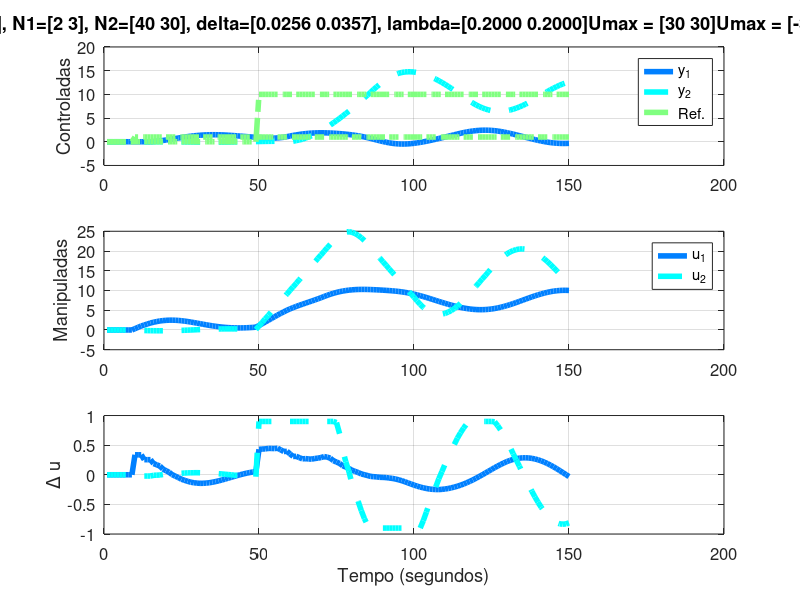

MATLAB code to generate this figure: (Note: this script raises an error after producing the figure.)
%%% Exemplo duplo integrador do capítulo GPC SISO
%%% cálculo do ganho irrestrito
%%% cálculo das funções de transferência equivalentes.

clear all, 
close all, 
clc

%% Sistema MIMO - Conversor Trifásico GPC

% Parâmetros do hardware
Vd = 60;        % Tensão DC-link [V]
Vdc = Vd;       % Tensão DC-link
R = 22.5;       % Resistência [Ω]
L = 0.10;       % Indutância [H]
fs = 20e3;        % 20 kHz 
f_control_gpc = 1e3;        % 1 kHz

Ts_pwm = 1/fs;
Ts_control = 1/f_control_gpc;
Ts = Ts_control;    % Período de amostragem [s]


T = 0.5;            % Tempo total de simulação
t_control = 0:Ts_control:T;
t_pwm = 0:Ts_pwm:T;

%  CÁLCULO DO TEMPO TOTAL - 2 CICLOS COMPLETOS \n\n');

f = 60;              % Frequência fundamental (Hz)
% Parâmetros do sistema (do item 1)
f_pwm = fs;      % 10 kHz - Frequência PWM
f_control = f_control_gpc;   % 1 kHz - Frequência do controle GPC

Ts_pwm = 1/f_pwm;   % Período PWM = 0.1 ms
Ts_control = 1/f_control; % Período controle = 1 ms
ratio = f_pwm / f_control; % Razão = 10

fprintf('PARÂMETROS:\n');
fprintf('Frequência PWM: %.1f kHz → Ts_pwm = %.3f ms\n', f_pwm/1000, Ts_pwm*1000);
fprintf('Frequência Controle: %.1f Hz → Ts_control = %.1f ms\n', f_control, Ts_control*1000);

% Modelo
%% Modelo Contínuo do Conversor - Eixos dq
I_2 = eye(2);

% Matriz de Transformação de Clark (αβ → dq)
K = 2/3 * [1 -1/2 -1/2; 
           0 sqrt(3)/2 -sqrt(3)/2];

% Matrizes de espaço de estados
F = -R/L * I_2;  % Matriz de estados
G = (Vd/(2*L)) * K; % Matriz de entrada

fprintf('  MATRIZES DO SISTEMA CONTÍNUO  \n');
disp('Matriz F (dinâmica dos estados):');
disp(F);
disp('Matriz G (entradas):');
disp(G);

% Matrizes discretas
A = expm(F*Ts); % Matriz de estados discreta
B = -F^(-1) * (I_2 - A) * G; % Matriz de entrada discreta

fprintf('\nMatriz A discreta (exp(F*Ts)):');
disp(A);
fprintf('Matriz B discreta:');
disp(B);

s = tf('s');

% Para obter G(1,1): Id/Vd (com Iq = 0)
% Sistema : x1 = G(1,1)*y1 + G(1,2)*y2

% Matriz de transferência contínua
G_s = ss(F, G, I_2, 0); % C = I_2, D = 0
G_tf = tf(G_s);

fprintf('\n  FUNÇÕES DE TRANSFERÊNCIA MIMO  \n');
disp('Matriz de Transferência G(s):');
G_tf

% Modelo perturbação da planta
s = tf('s');
Gq_s = ss(F, [0.001*G(:,1), 0.015*G(:,2)], I_2, 0);
Gq_tf = tf(Gq_s);

% FUNÇÕES DE TRANSFERÊNCIA DAS PERTURBAÇÕES 
disp('Matriz de Transferência Gq(s):');
Gq_tf 
% 
%% Discretização
% %%% discretização do processo
Gz_aux = c2d(G_tf,Ts,'zoh');
Gzq = c2d(Gq_tf,Ts,'zoh'); % perts de entrada

%%% adicionando os atrasos discretos manualmente
z  = tf('z',Ts);

% delays = [z^-1, z^-3, z^-3; 
% z^-7, z^-3, z^-3];
% Gz =  Gz_aux.*delays
Gz=Gz_aux;
Gz = [Gz(1,1), Gz(1,2); Gz(2,1), Gz(2,2);]
delays = [z^-1, z^-3;
          z^-1, z^-3;];
Gz =  Gz.*delays;


% delays_q = [z^-1, z^-3;
%            z^-7, z^-3;];
% Gqz = Gzq.*delays_q;
Gqz =  [Gzq(1,1); Gzq(2,1)];
Gqz = Gqz.*[z^-8;
            z^-4];
sys = minreal(ss([Gz,Gqz]))


% MIMO GPC
m = 2; % número de entradas da planta - manipuladas
n = 2; % número de saidas da planta - controladas
mq = 1; % número de perturbações da planta

A = sys.A;
B = sys.B(:,1:m);
Bq = sys.B(:,m+1:end);
C = sys.C;
Cq = sys.D(:,m+1:end);


%% Sintonia do SSMPC

N1 = [2,3]; %% horizonte de predição inicial - incluir atraso - dimensão 1 x n
N2 = [40,30]; %% horizonte predição 
Ny = N2-N1+1;
Nu = [5,5]; %% horizonte de controle - dimensão 1 x m 
Nq = 0; %% horizonte de perturbação - dimensão 1 x mq

lambda = [1,1]./Nu; % ponderação do incremento de controle
delta = [1,1]./Ny;  % ponderação dos erros futuros

af = 0; % polo do filtro de referência

Umax = [30,30];
Umin = [-30,-30];
dumax = [.9,.9];
dumin = -dumax;

%% obtenção das matrizes do SSMPC

%%% montando matrizes desconsiderando as diferenças de horizontes, assim,
%%% utiliza-se o valor máximo de N2 e Nu.
temp1 = 0;

F = [];
Ii = [];
for i=1:max(N2)
    temp1 = temp1+A^i;
    
    Ftemp = [C*temp1 -C*temp1];
    F = [F;Ftemp];
    Ii = [Ii; eye(n)];
end


Fq = [C*Bq+Cq, -C*Bq];
temp1 = eye(size(A));
for i=1:max(N2)-1
    temp1 = temp1+A^i;
    
    Fqtemp = [C*temp1*Bq+Cq, -C*temp1*Bq];
    Fq = [Fq;Fqtemp];
    
end



%%% G    
G0 = [];
temp1 = eye(size(A));
for i=1:max(N2)
    
    G0 = [G0;C*temp1*B];
    
    temp1 = temp1 + A^i;
end

G = G0;
for i= 1:max(Nu)-1
    temp = [zeros(i*n,m);G0(1:end-i*n,:)];
    G = [G,temp];
end


%%% Gq
G0q = [Cq];
temp1 = eye(size(A));
for i=1:max(N2)-1
    
    G0q = [G0q;C*temp1*Bq+Cq];
    
    temp1 = temp1 + A^i;
end

Gq = [];
for i=0:Nq-1
    temp = [zeros(i*n,mq);G0q(1:end-i*n,:)];
    Gq = [Gq,temp];
end


%%% matrizes de ponderações
Qei = diag(delta);

Qe = [];
for i=1:max(N2)
    Qe = blkdiag(Qe,Qei);
end

Qui = diag(lambda);

Qu = [];
for i=1:max(Nu)
    Qu = blkdiag(Qu,Qui);
end


%%% Selecionando as parcelas das matrizes de interesse de acordo com os
%%% horizontes estabelecidos na sintonia.

indc = [];
for i=1:m
%     indc = [indc, (1:Nu(i))*m-1+(i-1)];
    indc = [indc, i:m:(Nu(i)-1)*m+i];
end

indc = sort(indc);

indcq = [];
for i=1:mq
    indcq = [indcq, i:mq:(Nq(i)-1)*mq+i];
%     indcq = [indcq, (1:Nq(i))*mq-1+(i-1)];
end

indcq = sort(indcq);


indl = [];
for i=1:n
%     indl = [indl, (N1(i):N2(i))*n-1+(i-1)];
    indl = [indl, (N1(i)-1)*n+i:n:(N2(i)-1)*n+i];
end

indl = sort(indl);


F = F(indl,:);
Ii = Ii(indl,:);
Fq = Fq(indl,:);
G = G(indl,indc);

if(max(Nq)>0)
    Gq = Gq(indl,indcq);
end

Qu = Qu(indc,indc);
Qe = Qe(indl,indl);

Kmpc = (G'*Qe*G+Qu)\(G'*Qe);
Kmpc1 = Kmpc(1:m,:);

Hqp = 2*(G'*Qe*G+Qu);
fqp1 = -2*G'*Qe;

%%% matrizes de restrições
LB = repmat(dumin',max(Nu),1);
LB = LB(indc,:);
UB = repmat(dumax',max(Nu),1);
UB = UB(indc,:);

I = eye(m);
T = [];
for i=1:max(Nu)
    T = [T;
          repmat(I,1,i),zeros(m,max(Nu)*m-i*m)];
end

T = T(indc,indc);

Rbar = [T;
        -T];


%% vetores de simulação
nin = 10; % iteração inicial (para inicialização correta)
nit = nin+150; % número de iterações da simulação

refs = zeros(n,nit); % vetor das referências
perts = zeros(mq,nit); % vetor da perturbação

refs(1,nin+10:end) = 1;
refs(2,nin+50:end)=10;

perts(1,nin+100:end) = -0.4;

%% simulação do SSMPC
estados = zeros(size(A,1),nit);
saidas = zeros(n,nit); % vetor da saída
entradas = zeros(m,nit); % vetor do sinal de controle
du = zeros(m,nit); % vetor dos incrementos de controle

rfant = zeros(n,1);

for k=nin+1:nit
    %%% simulação do processo
    estados(:,k+2) = A*estados(:,k-1)+B*entradas(:,k-1)+Bq*perts(:,k-1);
    saidas(:,k) = C*estados(:,k);
              
    %%% vetor de referências
    rf = af*rfant + (1-af)*refs(:,k);
    rfant = rf;
    R = repmat(rf,max(N2),1);
    R = R(indl,:);
    
    %%% cálculo da resposta livre;
    f = Ii*saidas(:,k)...
        +F*[estados(:,k);
           estados(:,k-1)];
       
    %%% cálculo das matrizes de restrição
    rbarmax = repmat([Umax'-entradas(:,k-1)],max(Nu),1);
    rbarmin = repmat([-Umin'+entradas(:,k-1)],max(Nu),1);
    rbar = [rbarmax(indc,:);
             rbarmin(indc,:)];
    
    fqp = fqp1*(R-f);     
    %%% cálculo do incremento de controle ótimo
%     duOti= Kmpc1*(R-f);
    duOti = quadprog(Hqp,fqp,Rbar,rbar,[],[],LB,UB);
    du(1:m,k) = duOti(1:m);
    
    %%% cálculo do sinal de controle ótimo
    entradas(:,k) = du(:,k)+entradas(:,k-1);
    
    
              
end


%% Geração das figuras
cores = jet(5);
cores = cores(1:end-1,:);
tamlinha = 4;
tamletra = 12;

hf = figure
h=subplot(3,1,1)
plot(saidas(1,nin+1:nit)','LineWidth',tamlinha,'Color',cores(1,:))
hold on
plot(saidas(2,nin+1:nit)','--','LineWidth',tamlinha,'Color',cores(2,:))
plot(refs(:,nin+1:nit)','-.','LineWidth',tamlinha,'Color',cores(3,:))
% ylim([0 2])
ylabel('Controladas','FontSize', tamletra)
hl0 = legend('y_1','y_2','Ref.','Location','NorthEast')

title(sprintf(['Horizontes: Nu=[%d %d], N1=[%d %d], N2=[%d %d], ', ...
               'delta=[%.4f %.4f], lambda=[%.4f %.4f]',...
               'Umax = [%d %d]', 'Umax = [%d %d]', 'dumax = [%d %d]'], ...
               Nu(1), Nu(2), N1(1), N1(2), N2(1), N2(2), ...
               delta(1), delta(2), lambda(1), lambda(2), ...
               Umax(1), Umax(2), Umin(1), Umin(2), dumax(1), dumax(2)) );


set(h, 'FontSize', tamletra);
grid on

h = subplot(3,1,2)
plot(entradas(1,nin+1:nit)','LineWidth',tamlinha,'Color',cores(1,:))
hold on
plot(entradas(2,nin+1:nit)','--','LineWidth',tamlinha,'Color',cores(2,:))

ylabel('Manipuladas','FontSize', tamletra)
hl1 = legend('u_1','u_2','Location','NorthEast')

grid on
set(h, 'FontSize', tamletra);
% ylim([-5 5])

h = subplot(3,1,3)
plot(du(1,nin+1:nit)','LineWidth',tamlinha,'Color',cores(1,:))
hold on
plot(du(2,nin+1:nit)','--','LineWidth',tamlinha,'Color',cores(2,:))


ylabel('\Delta u','FontSize', tamletra)
xlabel('Tempo (segundos)','FontSize', tamletra)
grid on
% ylim([-5 5])
set(h, 'FontSize', tamletra);

% h=subplot(3,1,3)
% plot(t,erro(1:nit-N2-1),'LineWidth',tamlinha,'Color',cores(1,:))
% title('Erro', 'FontSize', tamletra);
% xlabel('tempo', 'FontSize', tamletra);
% set(h, 'FontSize', tamletra);


hl0.Position = [0.8220 0.6325 0.1357 0.1619];
hl1.Position = [0.8274 0.4933 0.1161 0.1202];
% print('exemploColunaMentanol2','-depsc')
